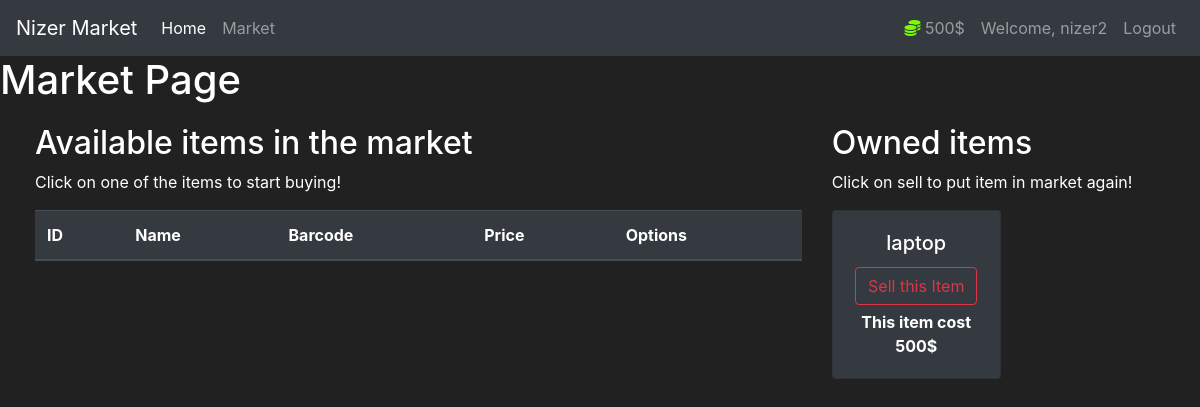
The page /market (signed in) on the database its author committed.
### market/models.py (models this page shows, shortened)
class User(db.Model, UserMixin):
    id = db.Column(db.Integer(), primary_key=True)
    username = db.Column(db.String(length=30), nullable=False, unique=True)
    email_address = db.Column(db.String(length=50), nullable=False, unique=True)
    password_hash = db.Column(db.String(length=60), nullable=False)
    budget = db.Column(db.Integer(), nullable=False, default=1000)
    items = db.relationship('Item', backref='owned_user', lazy=True)
    @property
    def prettier_budget(self):
        if len(str(self.budget)) >=4:
            return f'{str(self.budget)[:-3]},{str(self.budget)[-3:]}$'
        else:
            return f'{self.budget}$'
    @property
    def password(self):
        return self.password

class Item(db.Model):
    id = db.Column(db.Integer(), primary_key=True)
    name = db.Column(db.String(length=30), nullable=False, unique=True)
    price = db.Column(db.Integer(), nullable=False)
    barcode = db.Column(db.String(length=12), nullable=False, unique=True)
    description = db.Column(db.String(length=1000), nullable=False, unique=True)
    owner = db.Column(db.Integer(), db.ForeignKey('user.id'))

### market/routes.py (the view, shortened to what this page needs)
@app.route('/market', methods=['Get', 'Post'])
@login_required
def market_page():
    purchase_form = PurchaseItemForm()
    selling_form = SellItemForm()
    if request.method == "GET":
        items = Item.query.filter_by(owner=None)
        owned_items = Item.query.filter_by(owner=current_user.id)
        return render_template('market.html', items=items, purchase_form=purchase_form, owned_items=owned_items, selling_form=selling_form)

### market/models.py (called while the page is built)
@login_manager.user_loader
def load_user(user_id):
    return User.query.get(int(user_id))

### market/templates/market.html (shortened to what this page needs)
{% extends 'base.html' %}
{% block content %}
<h1>Market Page</h1>
<div class="row" style="margin-top: 20px; margin-left: 20px;">
   <div class="col-8">
      <h2>Available items in the market</h2>
      <p>Click on one of the items to start buying!</p>
      <table class="table table-hover table-dark">
         <thead>
            <tr>
               <th scope="col">ID</th>
               <th scope="col">Name</th>
               <th scope="col">Barcode</th>
               <th scope="col">Price</th>
               <th scope="col">Options</th>
            </tr>
         </thead>
      </table>
   </div>
   <div class="col-4">
      <h2>Owned items</h2>
      <p>Click on sell to put item in market again!</p>
      <div class="row">
         {% for owned_item in owned_items %}
         <div class="col-md-6">
            <div style="margin-bottom: 5px" class="card text-center bg-dark">
               <div class="card-body">
                  <h5 class="card-title">{{ owned_item.name }}</h5>
                  <button type="button" class="btn btn-outline-danger" style="margin-bottom: 5px"
                     data-toggle="modal" data-target="#SellingConfirm-{{ owned_item.id }}">
                  Sell this Item
                  </button>
                  <p class="card-text"><strong>This item cost {{ owned_item.price }}$</strong></p>
               </div>
            </div>
         </div>
         {% endfor %}
      </div>
   </div>
</div>
{% endblock %}

### market/templates/base.html (shortened to what this page needs)
<!doctype html>
<html lang="en">
   <head>
      <link rel="stylesheet" href="https://cdn.jsdelivr.net/npm/bootstrap@4.5.3/dist/css/bootstrap.min.css">
   </head>
   <body>
        <nav class="navbar navbar-expand-md navbar-dark bg-dark">
            <a class="navbar-brand" href="#">Nizer Market</a>
            <div class="collapse navbar-collapse" id="navbarNav">
                <ul class="navbar-nav mr-auto">
                    <li class="nav-item active">
                        <a class="nav-link" href="{{ url_for('home_page') }}">Home <span class="sr-only">(current)</span></a>
                    </li>
                    <li class="nav-item">
                        <a class="nav-link" href="{{ url_for('market_page') }}">Market</a>
                    </li>
                </ul>
                {% if current_user.is_authenticated %}
                    <ul class="navbar-nav">
                        <li class="nav-item">
                            <a class="nav-link">
                                <i class="fas fa-coins" style="color: lawngreen; font-weight: bold;"></i>
                                {{ current_user.prettier_budget }}
                            </a>
                        </li>
                        <li class="nav-item">
                            <a class="nav-link">Welcome, {{ current_user.username }}</a>
                        </li>
                        <li class="nav-item">
                            <a class="nav-link" href="{{ url_for('logout_page') }}">Logout</a>
                        </li>
                    </ul>
                {% endif %}
            </div>
        </nav>
        {% block content %}
        {% endblock %}
   </body>
</html>

### market/templates/base.html (style rules this page uses)
body { background-color: #212121; color: white }

### rows shown on the page
User: prettier_budget "500$", username "nizer2"
Item: name "laptop", price "500"
